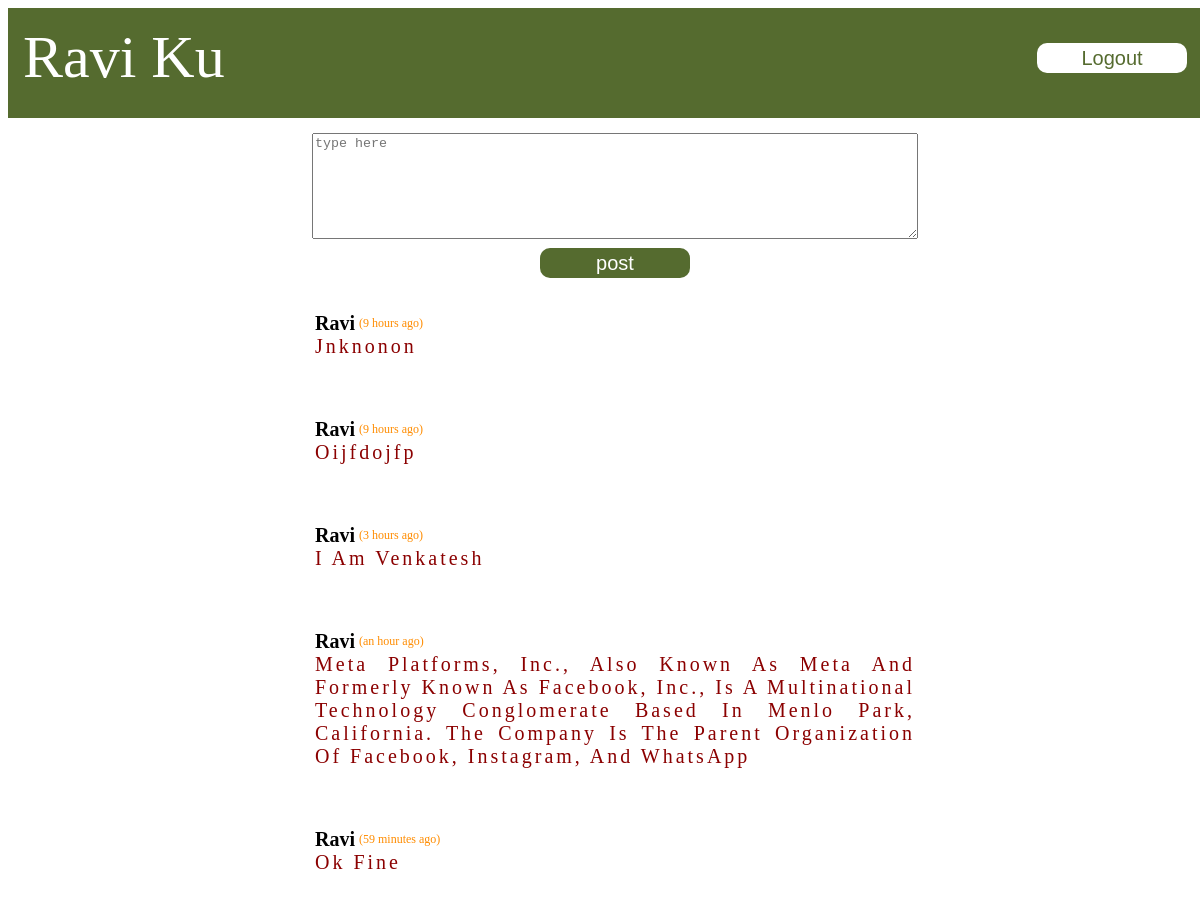
Screenshot of /profile/ (signed in) with the database file from the repository.
### User/models.py (models this page shows)
class User(AbstractUser):
    username = models.CharField(max_length=20,unique=True)
    first_name = models.CharField(max_length=20)
    last_name = models.CharField(max_length=20)
    email = models.EmailField()
    password = models.CharField(max_length=20)

class Post(models.Model):
    user = models.ForeignKey(User,on_delete=models.CASCADE)
    text = models.TextField()
    created_at = models.DateTimeField()
    updated_at = models.DateTimeField(default=None,blank=True,null=True)

### User/views.py (the view)
# urls.py: path("profile/",views.profile_view,name="profile"),
def profile_view(request):
    if request.method == "POST":
        post_form = PostForm(request.POST)
        post = post_form.save(request)
        Posts = Post.objects.all()
        user = request.user
        return render(request,"profile.html",{"form":PostForm,"posts":Posts,"user":user})
    if request.user.is_authenticated:
        if request.user.is_superuser:
            return redirect('http://127.0.0.1:8000/admin')
        else:
            Posts = Post.objects.all()
            return render(request, "profile.html", {"form":PostForm,"posts":Posts,"user":request.user})
    else:
        return redirect(login_view)

### User/templates/profile.html (shortened to what this page needs)
{% load humanize%}
<!DOCTYPE html>
<html lang="en">
<head>
    <link rel="stylesheet" type="text/css" href="../static/tradex.css">
</head>
<body>
    {%block content%}
<div class="nav">
            <p class="nav-item" id="user">{{user.first_name}} {{user.last_name}}</p>
            <a href="/logout"><button class="nav-item" id="logout">Logout</button></a>
</div>
<div class="container">
     <form action=""  method="POST">
         {{ form.text }} <br>
         <button type="submit" >post</button>
     </form>
     <ul id="post">
         {% for post in  posts %}
             <li id="posted_by" >
                 <span id ="posted_by"> {{ post.user }} </span>
                 <span id ="post_time"> ({{post.created_at|naturaltime}}) </span><br>
                 <span id = "posted"> {{post.text}} </span><br>
             </li><br>
             {% endfor %}
     </ul>
</div>
{% endblock %}
</body>
</html>

### User/static/tradex.css (style rules this page uses)
#logout { color: darkolivegreen; background-color: white; float: right; margin: 30px 10px 30px 10px; }
#user { float: left; font-size: 60px; margin: 10px; text-transform: capitalize; }
.nav-item { display: inline; }
a { text-decoration: none; }
.container { text-align: center; align-items: center; align-content: center; font-size: 20px; margin: 5px; padding: 10px; width: 100%; }
.form-textarea { width: 600px; height: 100px; }
button { color: white; font-size: 20px; width: 150px; height: 30px; margin: 4px; background-color: darkolivegreen; border: 0px; border-radius: 10px; }
.nav { color: white; text-align:center; padding: 5px; font-size: 40px; font-family:Cambria; width: 100%; height: 100px; background-color: darkolivegreen; }
ul { width: 600px; margin: auto; list-style: none; padding-left:0 }
li { width: 100%; margin:30px 0px 30px 0px; float: left; }
span { display: inline; line-clamp: 10px; }
#posted_by { height: 100%; font-weight: bolder; font-family: Georgia, 'Times New Roman', Times, serif; float: left; text-transform: capitalize; }
#posted { font-weight: normal; font-family: Georgia, 'Times New Roman', Times, serif; float: left; color: darkred; text-align: justify; letter-spacing: 3px; }
#post_time { font-weight: lighter; font-size: 12px; float: left; margin: 4px; text-transform: lowercase; color: darkorange; }

### rows the page displays
User: first_name "Ravi", last_name "Ku"
Post: user "Ravi", created_at "9 hours ago", text "Jnknonon"
Post: user "Ravi", created_at "9 hours ago", text "Oijfdojfp"
Post: user "Ravi", created_at "3 hours ago", text "I Am Venkatesh"
Post: user "Ravi", created_at "an hour ago", text "Meta Platforms, Inc., Also Known As Meta And Formerly Known As Facebook, Inc., Is A Multinational Technology Conglomerate Based In Menlo Park, California. The Company Is The Parent Organization Of Facebook, Instagram, And WhatsApp"
Post: user "Ravi", created_at "59 minutes ago", text "Ok Fine"
